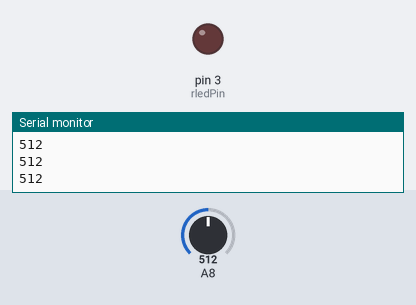
A sketch run on a simulated Arduino Mega 2560, built with avr-gcc and run on an emulated ATmega2560. Shown: output pins drawn as LEDs (lit = HIGH), the last lines printed to the serial monitor. The test bench sets the inputs (shaded band); at power-on: A8 = 512.

Above: at 1.2 s.
1.3 s: A8 set to 486
At 2.5 s:
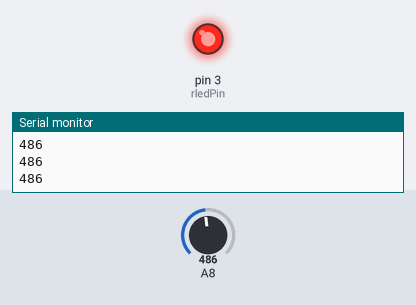
2.8 s: A8 set to 510
At 4.0 s:
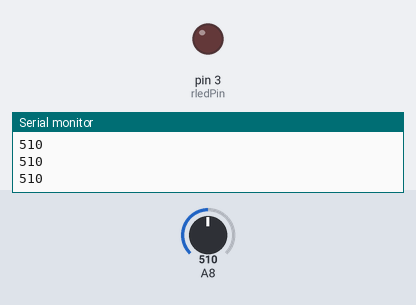
4.3 s: A8 set to 490
At 5.1 s:
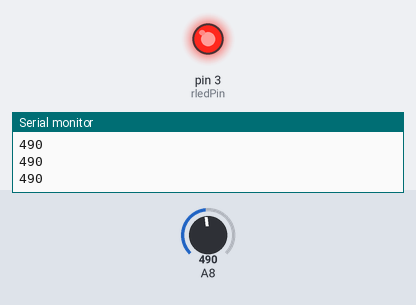
Timing chart, 0 to 7.3 s (numbered marks = the images above; inputs shaded):
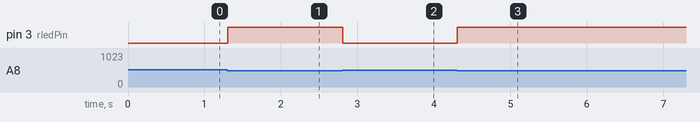

The sketch:

25-10-8-2.ino
```cpp
const int rledPin = 3;
void setup() {
  // put your setup code here, to run once:
  Serial.begin(9600);
  pinMode(rledPin,OUTPUT);
}

void loop() {
  // put your main code here, to run repeatedly:
  int sensorValue = analogRead(A8);
  Serial.println(sensorValue);
  if(sensorValue > 500 ){
    digitalWrite(rledPin, LOW);
  }
  else{
    digitalWrite(rledPin, HIGH);
  }
  delay(1);
}
```

Measured:
- the behaviour switches between 501 and 500 on A8 (found by bisection; images 0 and 1)
- after the input at 1.3 s, pin 3 (rledPin): LOW → HIGH at once
- after the input at 2.8 s, pin 3 (rledPin): HIGH → LOW at once
- after the input at 4.3 s, pin 3 (rledPin): LOW → HIGH at once
